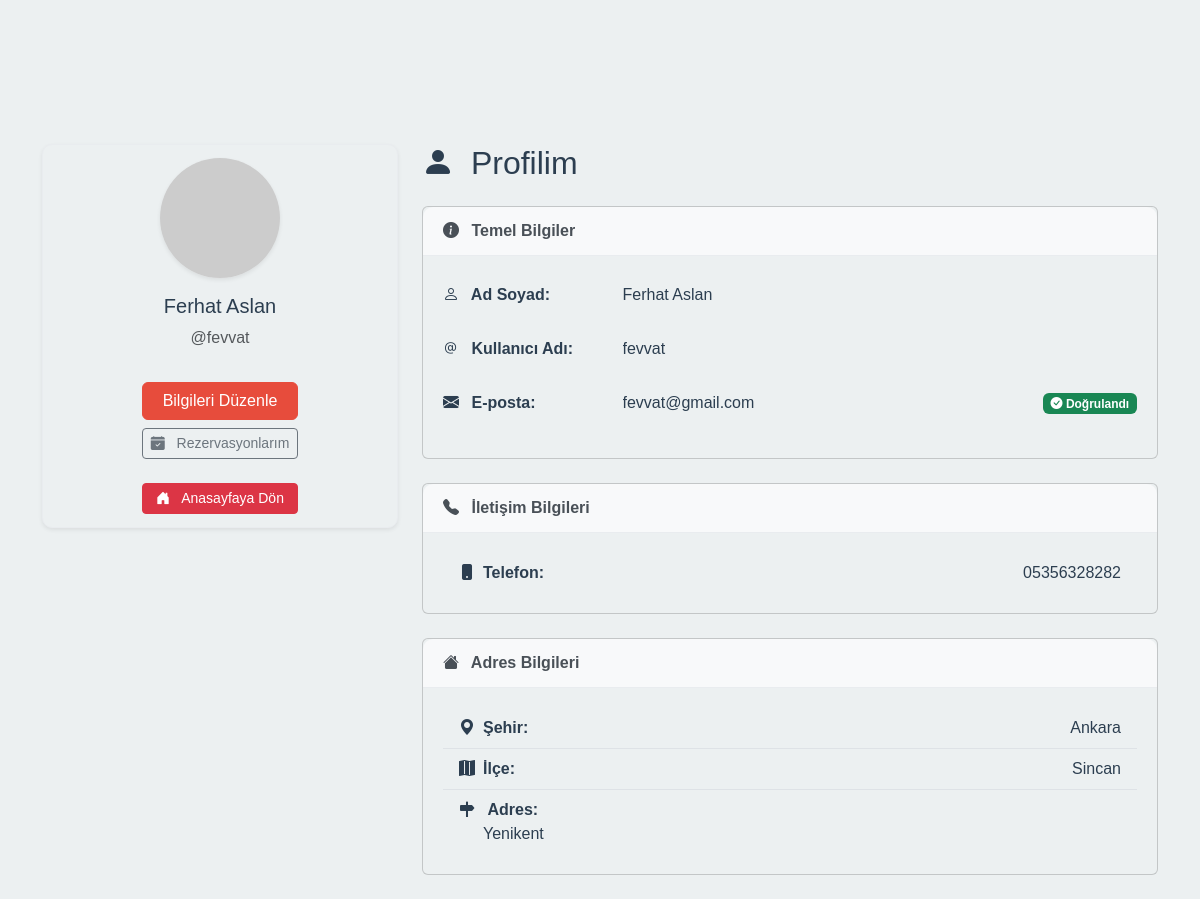
Page /profil (signed in) on the committed database.
### app.py (models this page shows, shortened)
class User(db.Model):
    id = db.Column(db.Integer, primary_key=True)
    username = db.Column(db.String(80), unique=True, nullable=False)
    email = db.Column(db.String(120), unique=True, nullable=False)
    password_hash = db.Column(db.String(128), nullable=False)
    full_name = db.Column(db.String(120), nullable=True)
    phone = db.Column(db.String(30), nullable=True)
    city = db.Column(db.String(50), nullable=True)
    district = db.Column(db.String(50), nullable=True)
    address = db.Column(db.Text, nullable=True)
    profile_image_url = db.Column(db.String(255), nullable=True)
    role = db.Column(db.String(5), default='user')
    reservations = db.relationship('Reservation', backref='user', lazy=True)

### app.py (the view, shortened to what this page needs)
@app.route('/profil', methods=['GET', 'POST'])
def profil():
    if 'user_id' not in session:
        flash('Lütfen giriş yapın.', 'warning')
        return redirect(url_for('kullanici_girisi'))
    user = User.query.get(session['user_id'])
    return render_template('profil.html', user=user)

### templates/profil.html (shortened to what this page needs)
{% extends 'base.html' %}
{% block content %}
<link rel="stylesheet" href="https://cdn.jsdelivr.net/npm/bootstrap-icons@1.10.5/font/bootstrap-icons.min.css">
<div class="container mt-5">
    <div class="row">
        <div class="col-md-4 sidebar">
            <div class="card profile-card mb-4">
                <div class="card-body text-center">
                    <img src="{{ user.profile_image_url if user.profile_image_url else 'https://via.placeholder.com/120' }}" alt="Profil Resmi" class="rounded-circle shadow-sm" width="120" height="120">
                    <h5 class="mt-3">{{ user.full_name if user.full_name else user.username }}</h5>
                    <p class="text-muted">@{{ user.username }}</p>
                    <div class="d-grid gap-2 mt-3">
                        <a href="{{ url_for('profil_detay') }}" class="btn btn-primary">Bilgileri Düzenle</a>
                        <a href="/rezervasyonlarim" class="btn btn-outline-secondary btn-sm"><i class="bi bi-calendar-check-fill me-2"></i> Rezervasyonlarım</a>
                        <a href="/" class="btn btn-danger btn-sm mt-3"><i class="bi bi-house-door-fill me-2"></i> Anasayfaya Dön</a>
                    </div>
                </div>
            </div>
        </div>
        <div class="col-md-8">
            <h2 class="mb-4"><i class="bi bi-person-fill me-2"></i> Profilim</h2>
            <div class="card info-card mb-4">
                <div class="info-card-header"><i class="bi bi-info-circle-fill me-2"></i> Temel Bilgiler</div>
                <div class="info-card-body">
                    <div class="mb-3 row">
                        <label for="adSoyad" class="col-sm-3 col-form-label fw-bold"><i class="bi bi-person me-2"></i> Ad Soyad:</label>
                        <div class="col-sm-9">
                            <input type="text" class="form-control-plaintext" id="adSoyad" value="{{ user.full_name if user.full_name else user.username }}" readonly>
                        </div>
                    </div>
                    <div class="mb-3 row">
                        <label for="kullaniciAdi" class="col-sm-3 col-form-label fw-bold"><i class="bi bi-at me-2"></i> Kullanıcı Adı:</label>
                        <div class="col-sm-9">
                            <input type="text" class="form-control-plaintext" id="kullaniciAdi" value="{{ user.username }}" readonly>
                        </div>
                    </div>
                    <div class="mb-3 row">
                        <label for="eposta" class="col-sm-3 col-form-label fw-bold"><i class="bi bi-envelope-fill me-2"></i> E-posta:</label>
                        <div class="col-sm-9 d-flex align-items-center">
                            <input type="email" class="form-control-plaintext" id="eposta" value="{{ user.email }}" readonly>
                            <span class="badge bg-success ms-2"><i class="bi bi-check-circle-fill"></i> Doğrulandı</span>
                        </div>
                    </div>
                </div>
            </div>
            <div class="card info-card mb-4">
                <div class="info-card-header"><i class="bi bi-telephone-fill me-2"></i> İletişim Bilgileri</div>
                <div class="info-card-body">
                    <ul class="list-group list-group-flush">
                        <li class="list-group-item d-flex align-items-center">
                            <i class="bi bi-phone-fill me-2"></i> <span class="fw-bold">Telefon:</span>
                            <span class="ms-auto">{{ user.phone if user.phone else '-' }}</span>
                        </li>
                    </ul>
                </div>
            </div>
            <div class="card info-card mb-4">
                <div class="info-card-header"><i class="bi bi-house-fill me-2"></i> Adres Bilgileri</div>
                <div class="info-card-body">
                    <ul class="list-group list-group-flush">
                        <li class="list-group-item d-flex align-items-center">
                            <i class="bi bi-geo-alt-fill me-2"></i> <span class="fw-bold">Şehir:</span>
                            <span class="ms-auto">{{ user.city if user.city else '-' }}</span>
                        </li>
                        <li class="list-group-item d-flex align-items-center">
                            <i class="bi bi-map-fill me-2"></i> <span class="fw-bold">İlçe:</span>
                            <span class="ms-auto">{{ user.district if user.district else '-' }}</span>
                        </li>
                        <li class="list-group-item">
                            <i class="bi bi-signpost-fill me-2"></i> <span class="fw-bold">Adres:</span>
                            <p class="mb-0 ms-4">{{ user.address if user.address else '-' }}</p>
                        </li>
                    </ul>
                </div>
            </div>
        </div>
    </div>
</div>
{% endblock %}

### static/css/style.css (style rules this page uses)
:root { --bs-primary: #e74c3c; --bs-secondary: #34495e; --bs-warning: #f1c40f; --bs-body-bg: #ecf0f1; --bs-body-color: #2c3e50; }
body { font-family: sans-serif; }
h1, h2, h3, h4, h5, h6, .fw-bold, .navbar-brand { font-family: sans-serif; }
.btn-primary { background-color: var(--bs-primary); border-color: var(--bs-primary); }
.card .card-body { display: flex; flex-direction: column; align-items: center; text-align: center; }
.card-body.text-center { display: flex; flex-direction: column; justify-content: space-between; align-items: center; padding: 0.8rem; }
.card-body.text-center > div { display: flex; gap: 0.4rem; }

### templates/profil.html (style rules this page uses)
.sidebar { position: sticky; top: 20px; height: fit-content; }
.profile-card { border: 1px solid #e9ecef; border-radius: 10px; box-shadow: 0 0.125rem 0.25rem rgba(0, 0, 0, 0.075); }
.info-card-header { background-color: #f8f9fa; border-bottom: 1px solid #e9ecef; padding: 0.75rem 1.25rem; border-top-left-radius: 10px; border-top-right-radius: 10px; font-weight: bold; color: #495057; }
.info-card-body { padding: 1.25rem; }

### rows in the picture
User: full_name "Ferhat Aslan", username "fevvat", email "fevvat@gmail.com", phone "05356328282", city "Ankara", district "Sincan", address "Yenikent"
